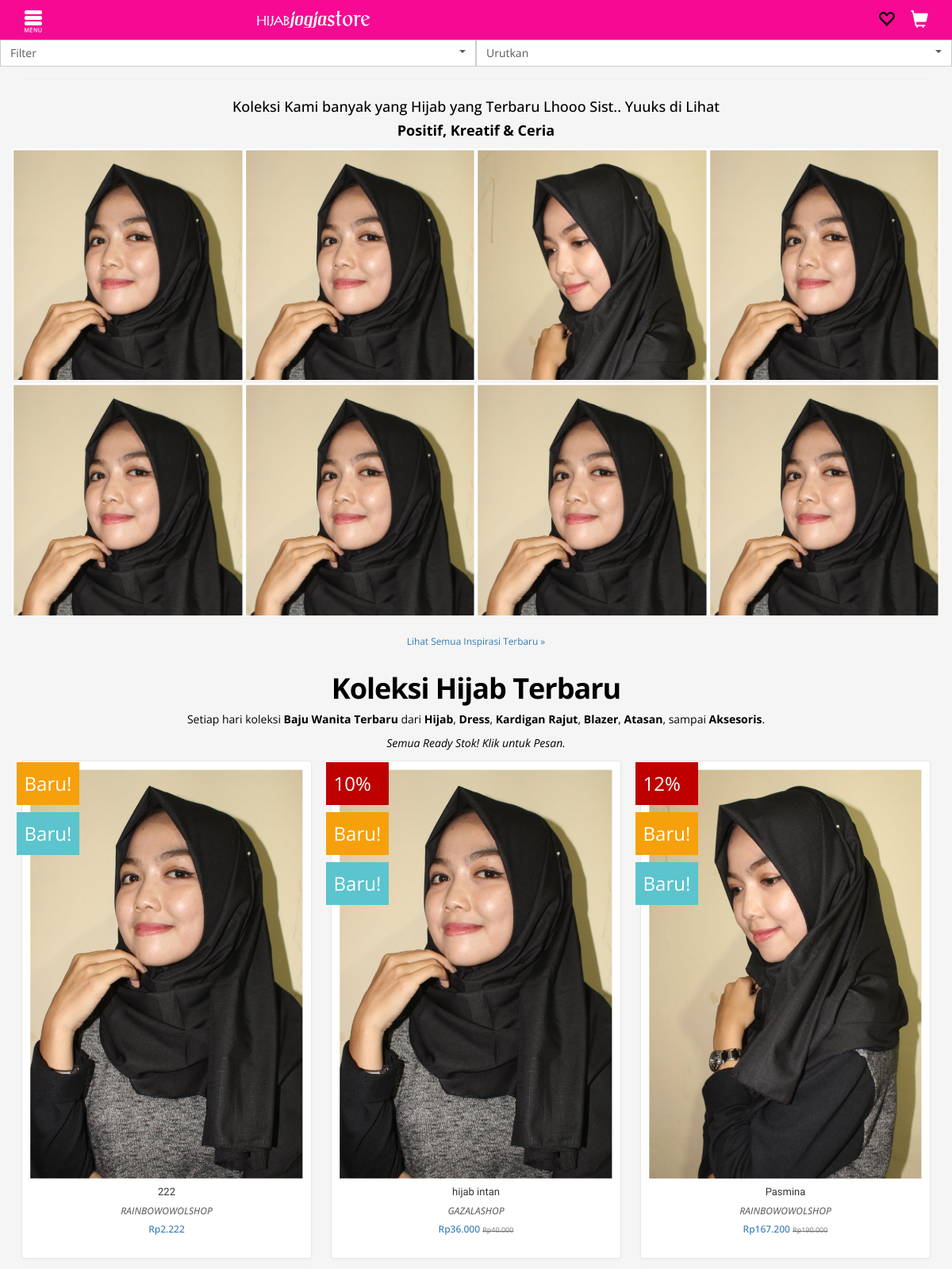
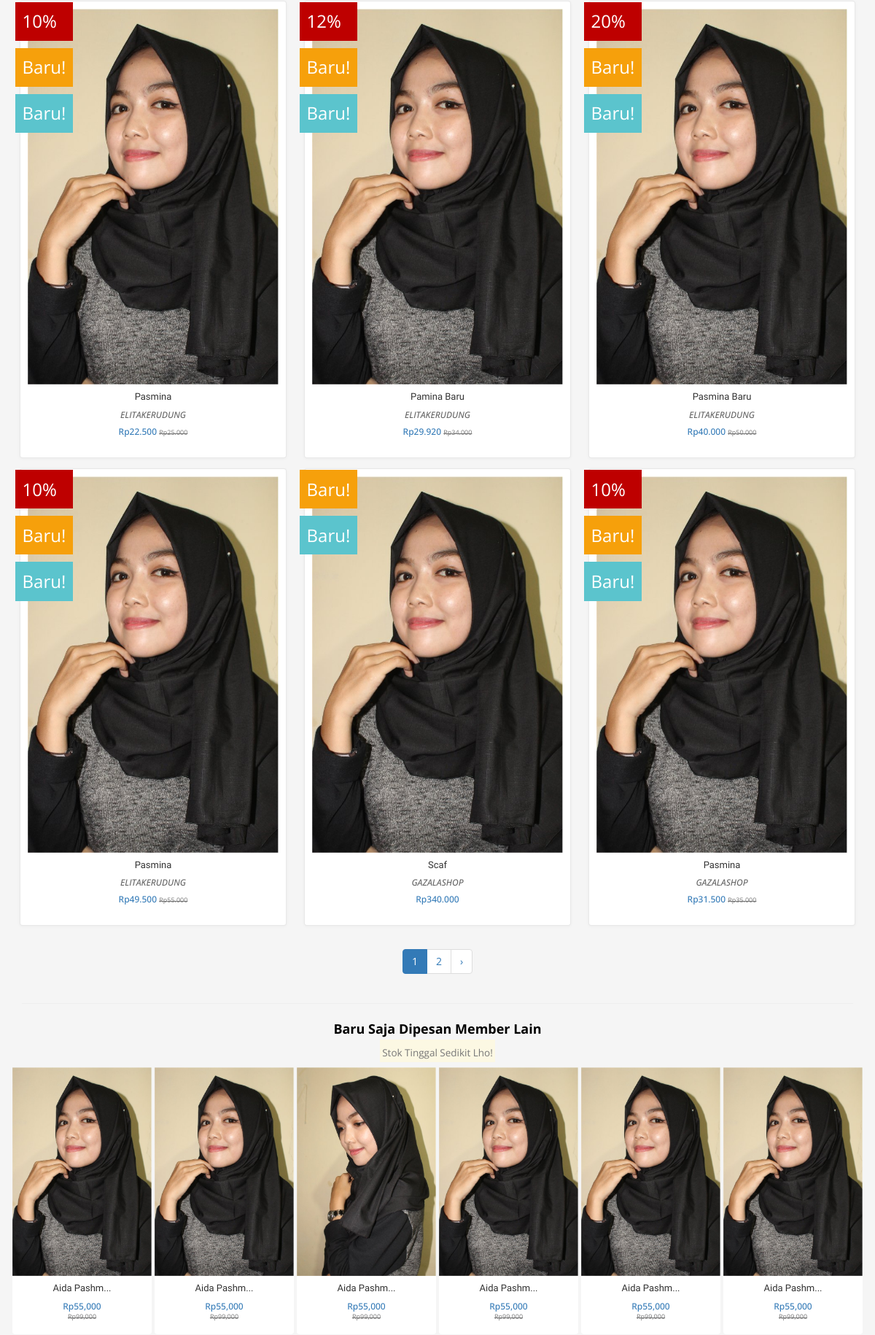
The app's page /hijab-terbaru.html (upper part) with its own data (2 pictures, top to bottom).
### tables this page shows
CREATE TABLE IF NOT EXISTS `product` (
  `product_id` int(11) NOT NULL,
  `product_code` varchar(250) DEFAULT NULL,
  `product_name` varchar(250) DEFAULT NULL,
  `product_desc` varchar(250) DEFAULT NULL,
  `product_price` int(11) DEFAULT NULL,
  `product_discount` int(11) DEFAULT NULL,
  `product_terlaris` varchar(10) DEFAULT NULL,
  `product_promo` varchar(10) DEFAULT NULL,
  `product_sold_out` varchar(10) DEFAULT NULL,
  `product_pre_order` varchar(10) DEFAULT NULL,
  `product_ready_stock` varchar(10) DEFAULT NULL,
  `product_color` varchar(250) DEFAULT NULL,
  `product_bahan` varchar(250) DEFAULT NULL,
  `product_size` varchar(250) DEFAULT NULL,
  `product_lama_kirim` varchar(250) DEFAULT NULL,
  `product_jumlah` int(11) DEFAULT NULL,
  `product_images` text,
  `brand_id` int(11) DEFAULT NULL,
  `category_id` int(11) DEFAULT NULL,
  `product_seo` varchar(250) DEFAULT NULL,
  `product_date` date DEFAULT NULL
);

CREATE TABLE IF NOT EXISTS `brand` (
  `brand_id` int(11) NOT NULL,
  `brand_name` varchar(250) DEFAULT NULL,
  `brand_seo` varchar(250) DEFAULT NULL
);

### media.php (called while the page is built, shortened)
<?php
include "josys/class_paging.php";
include "josys/fungsi_rupiah.php";
include "template.php";

### josys/fungsi_rupiah.php (called while the page is built)
<?php
function format_rupiah($angka){
  $rupiah=number_format($angka,0,',','.');
  return $rupiah;
}
?>

### well_cont/product.php (the view, shortened to what this page needs)
<div id="sb-site">
    <div class="row parent-dropdown-filter" style="position:relative">
        <div class="col-xs-6" style="padding-right:0">
            <button class="btn btn-default btn-block" data-dropdown-filter="#filter" style="color:#5a5a5a;border-radius:0;text-align:left">Filter <span class="caret pull-right" style="margin-top:6px;"></span></button>
        </div>
        <div class="col-xs-6" style="padding-left:0">
            <button class="btn btn-default btn-block" data-show-content="#sourceSorting" data-title="Urutkan" style="color:#5a5a5a;border-radius:0;text-align:left">Urutkan <span class="caret pull-right" style="margin-top:6px;"></span></button>
        </div>
    </div>
    <div class="container">
        <hr class="featurette-divider" />
        <div class="row">
            <div class="col-lg-12">
                <h5 class="featurette-heading" style="font-size:18px;text-align:center;">Koleksi Kami banyak yang Hijab yang Terbaru Lhooo Sist.. Yuuks di Lihat</h5>
                <h3 class="featurette-heading" style="font-size:18px;text-align:center;">Positif, Kreatif & Ceria</h3>
            </div>
            <?php
            $sql_product="select * from product ORDER BY product_id DESC LIMIT 8";
            $result_product=mysql_query($sql_product);
            while($data_product=mysql_fetch_array($result_product)){
            ?>
                <div class="col-xs-3 col-sm-3 col-md-3 col-inspiration">
                    <div class="thumb-inspiration">
                        <div class="thumbnail thumb-content">
                            <a href="" onclick="#">
                                <img src="assets/images/product/<?php echo $data_product['product_images'] ?>" border="0" class="img-responsive" style="object-fit: cover;" />
                            </a>
                        </div>
                    </div>
                </div>
                <?php
            }
            ?>
        </div>
        <div class="row">
            <div class="col-lg-12 text-center">
                <br>
                <p><a href="#" class="small">Lihat Semua Inspirasi Terbaru &raquo;</a></p>
            </div>
        </div>
    </div>
    <div class="container">
        <div class="row text-center">
            <div class="col-lg-12">
                <h1 class="featurette-heading">Koleksi Hijab Terbaru</h1>
                <p>Setiap hari koleksi <strong>Baju Wanita Terbaru</strong> dari <strong>Hijab</strong>, <strong>Dress</strong>, <strong>Kardigan Rajut</strong>, <strong>Blazer</strong>, <strong>Atasan</strong>, sampai <strong>Aksesoris</strong>.</p>
            </div>
        </div>
        <div class="row text-center">
            <div class="col-lg-12">
                <p><em>Semua Ready Stok! Klik untuk Pesan.</em>
                </p>
            </div>
        </div>
        <div class="row">
            <?php
            $p      = new Paging;
            $batas  = 9;
            $posisi = $p->cariPosisi($batas);
            $sql_product="select * from product ORDER BY product_id DESC LIMIT $posisi,$batas";
            $result_product=mysql_query($sql_product);
            while($data_product=mysql_fetch_array($result_product)){
            $disc        = ($data_product['product_discount']/100)*$data_product['product_price'];
            $hargadisc   = number_format(($data_product['product_price']-$disc),0,",",".");
            $harga       = format_rupiah($data_product['product_price']);
            ?>
                <div class="col-xs-12 col-sm-12 col-md-4 col-list-sku">
                    <div class="container-badge">
                        <?php
                        if($data_product['product_discount'] == 0){
                        }else{
                        ?>
                        <div class="badge-tag">
                            <?php echo $data_product['product_discount']; ?>%
                        </div>
                        <?php
                        }
                        ?>
                        <div class="badge-tag orange">
                            Baru!
                        </div>
                         <div class="badge-tag cyan">
                            Baru!
                        </div>
                    </div>
                    <div class="thumbnail box-shadow" style="min-height: 350px; margin: 0 10px 10px 10px; padding: 10px;">
                        <a href="details-product-<?php echo $data_product[product_id]."-".$data_product[product_seo].".html";?>">
                            <img width="100%" src="assets/images/product/<?php echo $data_product['product_images'] ?>" border="0" class="img-responsive" />
                        </a>
                        <div class="caption">
                            <a href="#">
                                <h4 class="product-name text-center small" title="Metthy Top"><?php echo $data_product['product_name']; ?></h4>
                                <?php
                                $sql_category="select * from brand where brand_id='".$data_product['brand_id']."'";
                                $result_category=mysql_query($sql_category);
                                $data_category=mysql_fetch_array($result_category);
                                ?>
                                <h4 class="merchant-name text-center small" title="Giggle Note"><?php echo $data_category['brand_name']; ?></h4>
                                <?php
                                if($data_product['product_discount'] == 0){
                                ?>
                                       <h4 class="price text-center">Rp<?php echo $harga; ?> </h4>
                                <?php
                                    }else{
                                ?>
                                       <h4 class="price text-center">Rp<?php echo $hargadisc; ?> <strike class="text-muted"><small>Rp<?php echo $harga; ?></small></strike></h4>
                                <?php
                                }
                                ?>
                            </a>
                        </div>
                    </div>
                </div>
                <?php
        }
            ?>
        </div>
        <?php
        $jmldata     = mysql_num_rows(mysql_query("SELECT * FROM product ORDER BY product_id ASC"));
        $jmlhalaman  = $p->jumlahHalaman($jmldata, $batas);
        $linkHalaman = $p->navHalaman($_GET['halaman'], $jmlhalaman);
        ?>
        <div class="row">
            <div class="col-lg-12">
                <div class="text-center">
                    <ul class="pagination">
                    <?php
                    echo $linkHalaman;
                    ?>
                    </ul>
                </div>
            </div>
        </div>
        <hr class="featurette-divider" />
        <div class="row">
            <div class="col-lg-12">
                <h3 class="featurette-heading" style="font-size:18px;text-align:center;">Baru Saja Dipesan Member Lain</h3>
                <h4 class="text-center"><mark><small>Stok Tinggal Sedikit Lho!</small></mark></h4>
            </div>
            <?php
             $sql_product="select * from product ORDER BY product_id DESC LIMIT 12";
            $result_product=mysql_query($sql_product);
            while($data_product=mysql_fetch_array($result_product)){
            ?>
                <div class="col-xs-4 col-sm-4 col-md-2 col-recently-purchased">
                    <div class="thumbnail" style="border: none; min-height: 268px; margin-bottom:0px; padding:0px;">
                        <a href="#" onClick="#">
                            <img width="275px" src="assets/images/product/<?php echo $data_product['product_images'] ?>" border="0" class="img-responsive" />
                        </a>
                        <div class="caption">
                            <a href="#" onClick="#">
                                <h4 class="product-name text-center small" title="Aida Pashmina">Aida Pashm...</h4>
                                <h4 class="price text-center">Rp55,000<br><strike class="text-muted"><small>Rp99,000</small></strike></h4>
                            </a>
                        </div>
                    </div>
                </div>
                <?php
            }
            ?>
        </div>
    </div>
</div>

### assets/css/slidebars.css (style rules this page uses)
#sb-site,.sb-site-container,.sb-slidebar,body,html { margin:0;padding:0;-webkit-box-sizing:border-box;-moz-box-sizing:border-box;box-sizing:border-box }
body,html { width:100%;overflow-x:hidden }
html { height:100% }
body { min-height:100%;height:auto;position:relative }
#sb-site,.sb-site-container { width:100%;min-height:100vh;position:relative;z-index:1;background-color:#f5f5f5 }
#sb-site:after,#sb-site:before,.sb-site-container:after,.sb-site-container:before { content:' ';display:table;clear:both }
#sb-site,.sb-site-container,.sb-slide,.sb-slidebar { -webkit-transform:translate(0px);-moz-transform:translate(0px);-o-transform:translate(0px);transform:translate(0px);-webkit-transition:-webkit-transform 400ms ease;-moz-transition:-moz-transform 400ms ease;-o-transition:-o-transform 400ms ease;transition:transform 400ms ease;-webkit-transition-property:-webkit-transform,left,right;-webkit-backface-visibility:hidden }

### assets/css/app.css (style rules this page uses)
body { color: #000; font-family: 'Open Sans', sans-serif }
.col-recently-purchased, .col-topseller { padding: 2px }
.col-inspiration { padding: 2px 0 }
.thumb-inspiration { width: 100%; position: relative }
.thumb-inspiration:before { content: ""; display: block; padding-top: 100% }
.thumb-content { position: absolute; top: 0; left: 0; bottom: 0; right: 0; overflow: hidden; border: none; margin-bottom: 0; margin-left: auto; margin-right: auto; padding: 2px }
.col-list-sku { padding: 2px }
.product-name { font-family: 'Marcellus SC', serif; color: #333 }
h4.product-name { font-size: 13px }
h4.merchant-name { font-family: 'Open Sans', sans-serif; font-size: 12px; font-style: italic; color: #666 }
h4.price { font-size: 12px }
.thumbnail .caption { padding-top: 0 }
.featurette-divider { margin: 15px 0 }
h1.featurette-heading { font-weight: 700; line-height: 1.1; letter-spacing: -1px }
h3.featurette-heading { font-weight: 700; font-size: 18px; margin-top: 10px }
.container-badge { position: absolute; top: 4px; left: 6px }
.badge-tag { color: #fff; padding: .8em; margin-bottom: .4em; background: #be0000 }
.badge-tag.orange { background: #f6a00b }
.badge-tag.cyan { background: #5bc4cd!important }
@media (min-width:300px) { h1.featurette-heading { font-size: 20px } }
@media (min-width:300px) { .badge-tag, .discount-text { font-size: 14px } }
@media (min-width:300px) { .badge-tag { padding: .4em } }
@media (min-width:768px) { h1.featurette-heading { font-size: 26px } }
@media (min-width:768px) { .badge-tag, .discount-text { font-size: 20px } }
@media (min-width:992px) { h1.featurette-heading { font-size: 36px } }
@media (min-width:992px) { .badge-tag, .discount-text { font-size: 24px } }
body { padding-top: 50px }
.box-shadow { border: 1px solid rgba(0, 0, 0, .09); box-shadow: 0 1px 4px rgba(0, 0, 0, .04) }

### records on screen
product: product_images (picture), product_name "222", brand.brand_name "RAINBOWOWOLSHOP", product_price "2.222"
product: product_images (picture), product_discount "10", product_name "hijab intan", brand.brand_name "GAZALASHOP", hargadisc "36.000", product_price "40.000"
product: product_images (picture), product_discount "12", product_name "Pasmina", brand.brand_name "RAINBOWOWOLSHOP", hargadisc "167.200", product_price "190.000"
product: product_images (picture), product_discount "10", product_name "Pasmina", brand.brand_name "ELITAKERUDUNG", hargadisc "22.500", product_price "25.000"
product: product_images (picture), product_discount "12", product_name "Pamina Baru", brand.brand_name "ELITAKERUDUNG", hargadisc "29.920", product_price "34.000"
product: product_images (picture), product_discount "20", product_name "Pasmina Baru", brand.brand_name "ELITAKERUDUNG", hargadisc "40.000", product_price "50.000"
product: product_images (picture), product_discount "10", product_name "Pasmina", brand.brand_name "ELITAKERUDUNG", hargadisc "49.500", product_price "55.000"
product: product_images (picture), product_name "Scaf", brand.brand_name "GAZALASHOP", product_price "340.000"
product: product_discount "10", product_images (picture), product_name "Pasmina", brand.brand_name "GAZALASHOP", hargadisc "31.500", product_price "35.000"

### other values on screen
$halaman_aktif "1"
